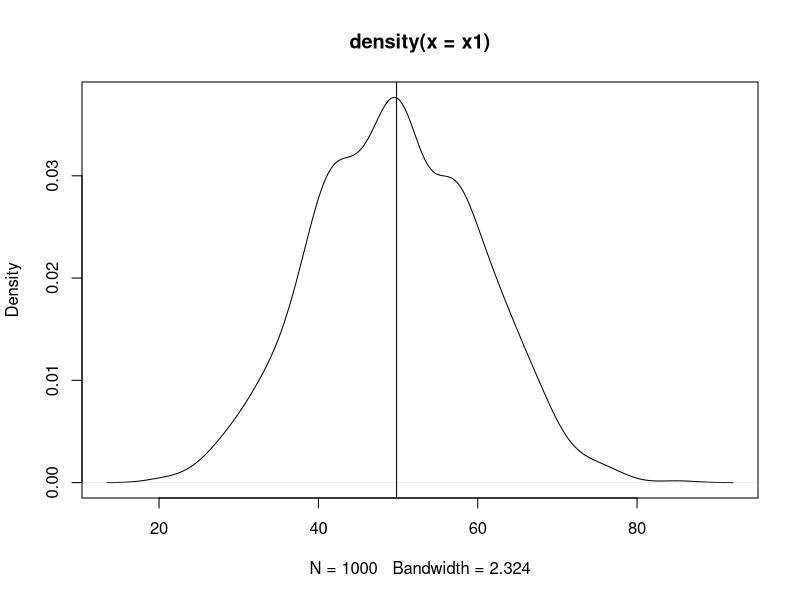
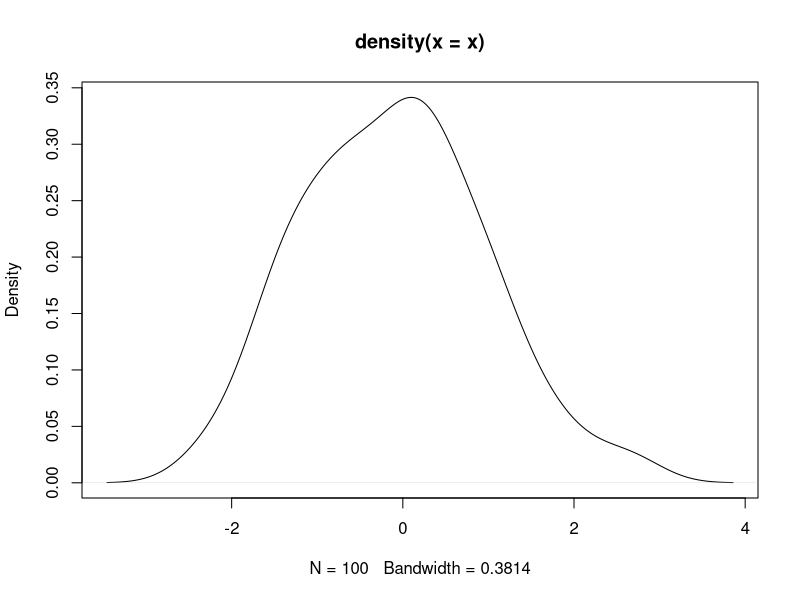

Reproduce these figures in R, in order.
#Data structures in R

#use ctrl enter to execute any command
#vectors----
x=1:10 #create a seq of nos from 1 to 10
x
x1 <- 1:20
x1
(x1=1:30) #create and display values in a single command
(x2=c(1,2,3,4,5))
class(x2)
(x3=letters[1:10])
class(x3)
(x3b = c('a',"Dhiraj","4"))
class(x3b)
(x4 = c(T,FALSE,TRUE,T,F))
class(x4)
x5 = c(3L,5L)
class(x5)
?class
(x5b=c(1,'a',T,4L))
class(x5b)

#access elements
(x6 = seq(0,100,by=3))
length(x6)

methods(class='data.frame') #to see what functions can be used for a particular class type
ls()
x6[c(2,4)] #display 2 and 4th characters
x6[-1] #wont display the first value
x6[c(2.4,3.54)] # real nos are trucated
x6[-(length(x6)-1)] #remove second last element from the vector
(x7 = c(x6,x2)) #combining vectors
#modify
sort(x6)
sort(x6[-c(1,2)]) #sorting after removing the first 2 values
sort(x6,decreasing=T)
rev(x6)
(x= -3:2)
x[x<0] = 5;x #whichever values of x is less than 0 will be replaced by 5

x = x[1:4]; x #creates a subset of x which contains first four values and the subset is saved under the same name x

#delete vector
(x=seq(1,5,length.out = 10)) #spread the value 1 - 5 into 10 equal parts
x = NULL
(x=rnorm(100))
?rnorm
(x1= rnorm(1000,mean=50, sd=10))
plot(density(x1))

abline(v=mean(x1)) #it draws a line drawn vertically along the mean
plot(density(x))

mean(x1)
?density





#Matrices----
100:111
(m1=matrix(1:12,nrow=4))
(m2=matrix(1:12,ncol=3,byrow=T)) #it will start filling the values row wise
x= 101:124
matrix(x,ncol=6)
class(m1)
attributes(m1)
dim(m1)

#access elements of matrix
m1[1,2:3] #prints 2 amd 3 col of row 1
m1[c(1,3),] #prints only 1 and 3 rows
paste("c","D",sep="-")
paste("C",1:100,sep="-")
(colnames(m1)=paste('C',1:3,sep="-")) #col names is renamed, same can be done using rownames for row
m1
m2[,]
m2[-2,]
m2[1:5]
m2[c(TRUE,F,T,F),c(2,3)]
m2[m2>5 & m2<10]
#modify vector
m2[2,2]
m2[m2>10] = 99
m2
rbind(m2,c(50,60,70))
cbind(m2,c(55,65,75,85))
rbind(m2,m2)
colSums(m1)
t(m1) #transpose

sweep(m1,MARGIN =1, STATS = c(2,3,4,5), FUN="+") #rowise add 2 to row1,3 to row2 etc
sweep(m1, MARGIN = 2, STATS= c(2,3,4), FUN="*") #colwise margin=1 is row and 2 is col
m1
addmargins(m1,margin=1,sum)
addmargins(m1,c(1,2),list(list(mean,sum,max),list(var,sd))) #row and col wise function
#Arrays----


#Data Frames----
(rollno = 1:30)
(sname = paste('student',1:30,sep=''))
(gender = sample(c('M','F'),size=30,replace=T,prob=c(.7,.3)))
(marks=floor(rnorm(30,mean=50,sd=10)))
(marks2=ceiling(rnorm(30,40,5)))
(course = sample(c('BBA','MBA'), size=30, replace=T, prob=c(.5,.5)))
rollno; sname; gender
marks ; marks2; course

#create DF
df1 = data.frame(rollno,sname,gender,marks,marks2,course,stringsAsFactors = F)
str(df1)
head(df1) #top6 rows
head(df1,n=3)
tail(df1)
summary(df1)
df1gender = factor(df1$gender)
df1gender
df1  #full data
df1$gender  # one column
df1[ , c(2,4)] #multiple columns
df1[1:10 ,] #select rows, all columns
#as per conditionis
df1[ marks > 50 & gender=='F', c('rollno', 'sname','gender', 'marks')]
df1[ marks > 50 & gender=='F', c(1,2)]
df1[ marks > 50 | gender=='F', ]

names(df1)  # names of columns
dim(df1)  #Dimensions

aggregate(df1$marks, by=list(df1$gender), FUN=max)
aggregate(marks ~ gender, data=df1, FUN=max)


(df2 = aggregate(cbind(marks,marks2) ~ gender + course, data=df1, FUN=mean))





#Factors----